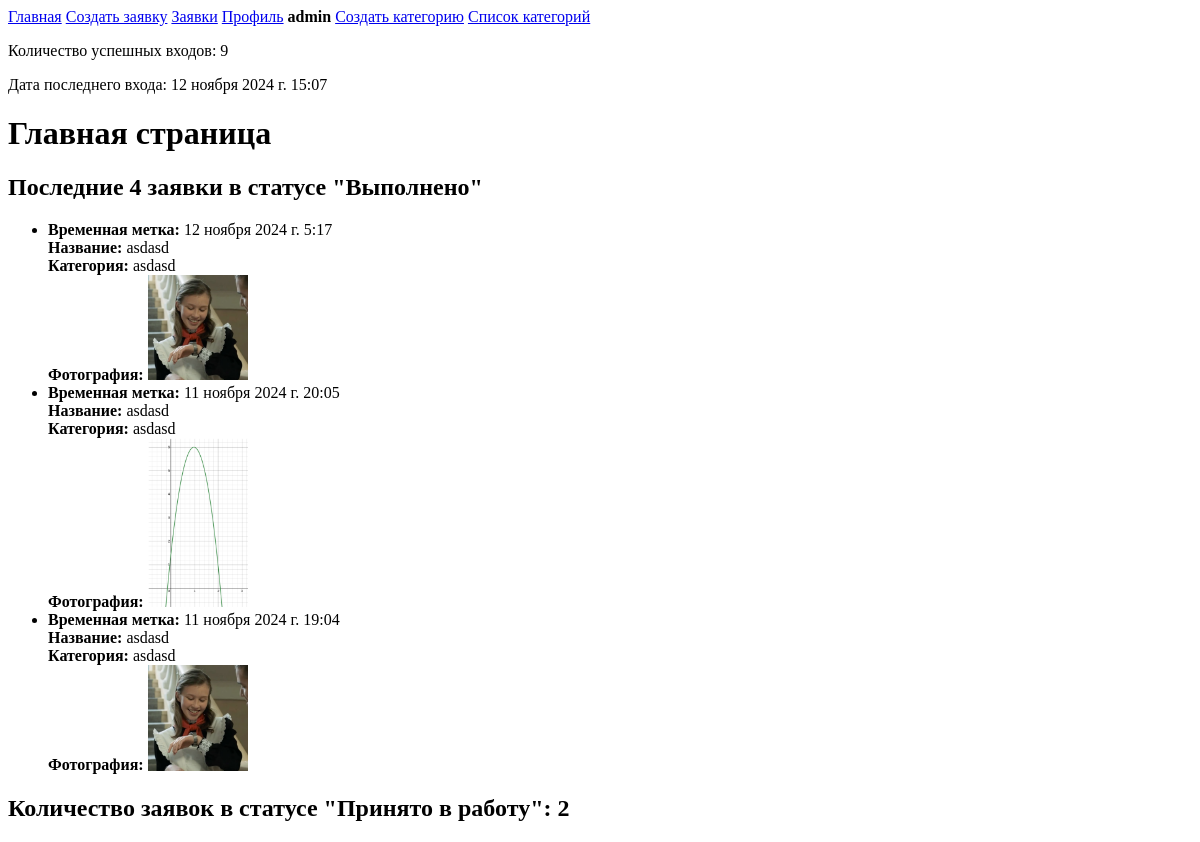
The app's page /Design.Pro/home/ (signed in), older data.
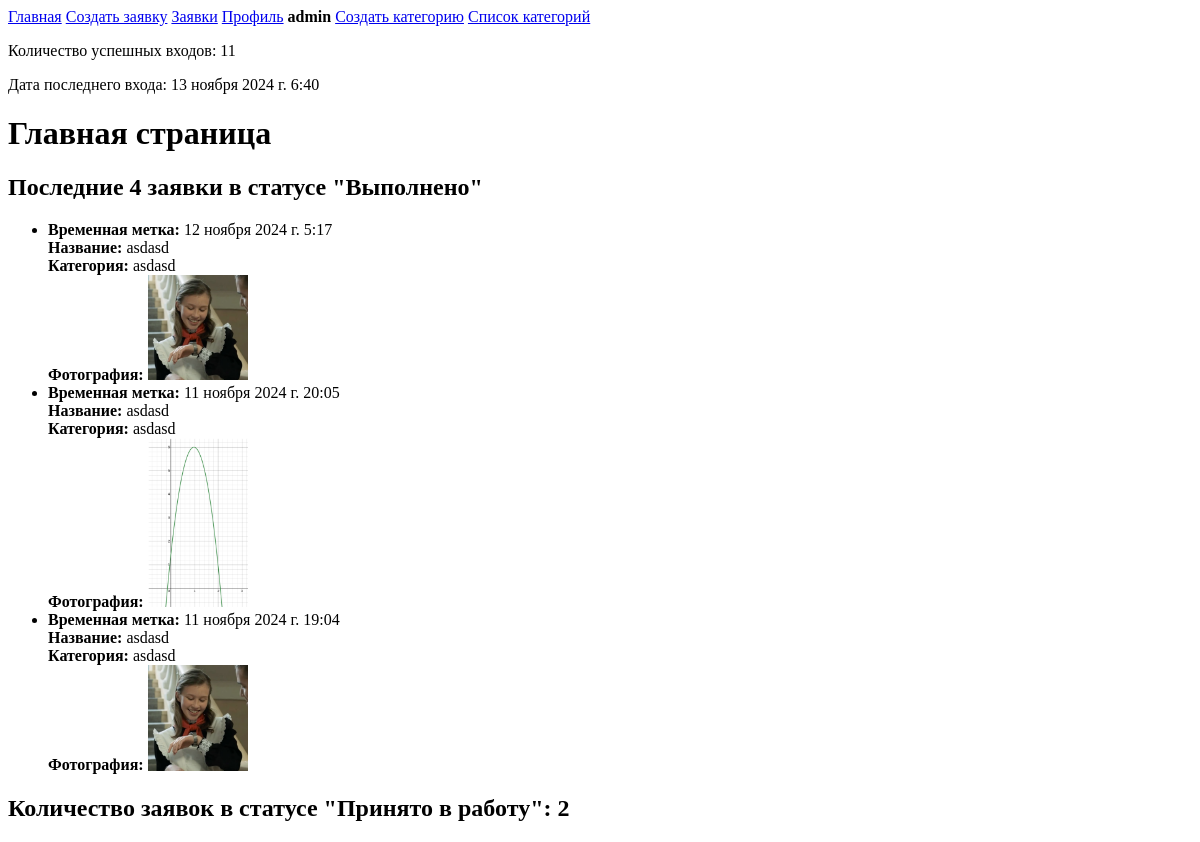
The same page, newer data.
### main/models.py (models this page shows, shortened)
class CustomUser(AbstractUser):
    security_question = models.CharField(max_length=255, blank=True)
    security_answer = models.CharField(max_length=255, blank=True)
    login_count = models.IntegerField(default=0)
    last_login_date = models.DateTimeField(auto_now_add=True, null=True, blank=True)

class Application(models.Model):
    title_application = models.CharField(max_length=255, blank=True)
    description_application = models.TextField(blank=True)
    category = models.ForeignKey(Category, on_delete=models.SET_NULL, null=True)
    user = models.ForeignKey(CustomUser, on_delete=models.CASCADE, blank=True)
    image = models.ImageField(upload_to='application/', blank=True, null=True)
    created_at = models.DateTimeField(auto_now_add=True)
    updated_at = models.DateTimeField(auto_now=True)
    status = models.CharField(max_length=20, choices=STATUS_CHOICES, default='Новая')
    comment = models.TextField(blank=True)
    design_image = models.ImageField(upload_to='designs/', null=True, blank=True)

class Category(models.Model):
    name = models.CharField(max_length=100, unique=True)
    def __str__(self):
        return self.name

### main/views.py (the view)
# urls.py: path('home/', views.home_view, name='home'),
@login_required
def home_view(request):
    completed_applications = Application.objects.filter(status='Выполнено').order_by('-created_at')[:4]
    in_progress_count = Application.objects.filter(status='Принято в работу').count()
    return render(request, 'main/home.html', {
        'completed_applications': completed_applications,
        'in_progress_count': in_progress_count,
    })

### main/templates/main/home.html
{% extends 'basic.html' %}
{% block content%}
<p>Количество успешных входов: {{ user.login_count }}</p>
<p>Дата последнего входа: {{ user.last_login_date  }}</p>
<h1>Главная страница</h1>
<h2>Последние 4 заявки в статусе "Выполнено"</h2>
<ul>
    {% for application in completed_applications %}
        <li>
            <strong>Временная метка:</strong> {{ application.created_at }}<br>
            <strong>Название:</strong> {{ application.title_application }}<br>
            <strong>Категория:</strong> {{ application.category }}<br>
            {% if application.image %}
                <strong>Фотография:</strong> <img src="{{ application.image.url }}" alt="{{ application.title_application }}" style="width: 100px; height: auto;"><br>
            {% endif %}
        </li>
    {% empty %}
        <li>Нет завершенных заявок для отображения.</li>
    {% endfor %}
</ul>
<h2>Количество заявок в статусе "Принято в работу": {{ in_progress_count }}</h2>
{% endblock %}

### main/templates/basic.html (shortened to what this page needs)
<!doctype html>
<html lang="ru">
<head>
    {% load static %}
</head>
<body>
<header>
    <a href="{% url 'home' %}">Главная</a>
    <a href="{% url 'create_application' %}">Создать заявку</a>
    <a href="{% url 'application_list' %}">Заявки</a>
    <a href="{% url 'profile' %}">Профиль</a>
    {% if user.is_staff %}
        <strong>{{ user.username }}</strong>
        <a href="{% url 'create_category' %}">Создать категорию</a>
        <a href="{% url 'category_list' %}">Список категорий</a>
    {% endif %}
</header>
<main>
    {% block content%}
    {% endblock%}
</main>
</body>
</html>

Row changes from the older to the newer data that the page shows:
changed CustomUser "admin": login_count "9" → "11"; last_login_date "12 ноября 2024 г. 15:07" → "13 ноября 2024 г. 6:40"
